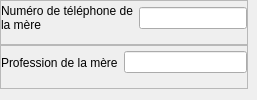
           <widget class="QWidget" name="widget_25" native="true">
            <layout class="QVBoxLayout" name="verticalLayout_15">
             <property name="spacing">
              <number>0</number>
             </property>
             <property name="leftMargin">
              <number>0</number>
             </property>
             <property name="topMargin">
              <number>0</number>
             </property>
             <property name="rightMargin">
              <number>9</number>
             </property>
             <item>
              <widget class="QFrame" name="frame_54">
               <property name="frameShape">
                <enum>QFrame::StyledPanel</enum>
               </property>
               <property name="frameShadow">
                <enum>QFrame::Raised</enum>
               </property>
               <layout class="QHBoxLayout" name="horizontalLayout_81">
                <property name="leftMargin">
                 <number>0</number>
                </property>
                <property name="topMargin">
                 <number>0</number>
                </property>
                <property name="rightMargin">
                 <number>0</number>
                </property>
                <item>
                 <widget class="QLabel" name="label_105">
                  <property name="text">
                   <string>Numéro de téléphone de la mère                 </string>
                  </property>
                  <property name="wordWrap">
                   <bool>true</bool>
                  </property>
                 </widget>
                </item>
                <item>
                 <widget class="QLineEdit" name="updateNumeroMere"/>
                </item>
               </layout>
              </widget>
             </item>
             <item>
              <widget class="QFrame" name="frame_53">
               <property name="frameShape">
                <enum>QFrame::StyledPanel</enum>
               </property>
               <property name="frameShadow">
                <enum>QFrame::Raised</enum>
               </property>
               <layout class="QHBoxLayout" name="horizontalLayout_80">
                <property name="leftMargin">
                 <number>0</number>
                </property>
                <property name="topMargin">
                 <number>0</number>
                </property>
                <property name="rightMargin">
                 <number>0</number>
                </property>
                <item>
                 <widget class="QLabel" name="label_104">
                  <property name="text">
                   <string>Profession de la mère</string>
                  </property>
                  <property name="wordWrap">
                   <bool>true</bool>
                  </property>
                 </widget>
                </item>
                <item>
                 <widget class="QLineEdit" name="updateProfessionMere"/>
                </item>
               </layout>
              </widget>
             </item>
            </layout>
           </widget>
